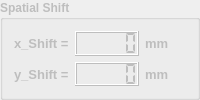
                 <widget class="QGroupBox" name="group_move_Overlay_2">
                  <property name="enabled">
                   <bool>false</bool>
                  </property>
                  <property name="minimumSize">
                   <size>
                    <width>150</width>
                    <height>0</height>
                   </size>
                  </property>
                  <property name="maximumSize">
                   <size>
                    <width>10000</width>
                    <height>300</height>
                   </size>
                  </property>
                  <property name="font">
                   <font>
                    <weight>75</weight>
                    <italic>false</italic>
                    <bold>true</bold>
                   </font>
                  </property>
                  <property name="title">
                   <string>Spatial Shift</string>
                  </property>
                  <layout class="QGridLayout" name="gridLayout_32">
                   <item row="0" column="0">
                    <layout class="QHBoxLayout" name="horizontalLayout_16">
                     <item>
                      <widget class="QLabel" name="label_46">
                       <property name="font">
                        <font>
                         <pointsize>10</pointsize>
                         <weight>75</weight>
                         <italic>false</italic>
                         <bold>true</bold>
                        </font>
                       </property>
                       <property name="text">
                        <string>x_Shift =</string>
                       </property>
                      </widget>
                     </item>
                     <item>
                      <widget class="QLCDNumber" name="LCD_shift_x">
                       <property name="font">
                        <font>
                         <pointsize>10</pointsize>
                        </font>
                       </property>
                       <property name="segmentStyle">
                        <enum>QLCDNumber::Flat</enum>
                       </property>
                      </widget>
                     </item>
                     <item>
                      <widget class="QLabel" name="label_47">
                       <property name="font">
                        <font>
                         <pointsize>10</pointsize>
                         <weight>75</weight>
                         <italic>false</italic>
                         <bold>true</bold>
                        </font>
                       </property>
                       <property name="text">
                        <string>mm</string>
                       </property>
                      </widget>
                     </item>
                    </layout>
                   </item>
                   <item row="1" column="0">
                    <layout class="QHBoxLayout" name="horizontalLayout_15">
                     <item>
                      <widget class="QLabel" name="label_44">
                       <property name="font">
                        <font>
                         <pointsize>10</pointsize>
                         <weight>75</weight>
                         <italic>false</italic>
                         <bold>true</bold>
                        </font>
                       </property>
                       <property name="text">
                        <string>y_Shift =</string>
                       </property>
                      </widget>
                     </item>
                     <item>
                      <widget class="QLCDNumber" name="LCD_shift_y">
                       <property name="font">
                        <font>
                         <pointsize>10</pointsize>
                        </font>
                       </property>
                       <property name="segmentStyle">
                        <enum>QLCDNumber::Flat</enum>
                       </property>
                      </widget>
                     </item>
                     <item>
                      <widget class="QLabel" name="label_45">
                       <property name="font">
                        <font>
                         <pointsize>10</pointsize>
                         <weight>75</weight>
                         <italic>false</italic>
                         <bold>true</bold>
                        </font>
                       </property>
                       <property name="text">
                        <string>mm</string>
                       </property>
                      </widget>
                     </item>
                    </layout>
                   </item>
                  </layout>
                 </widget>
